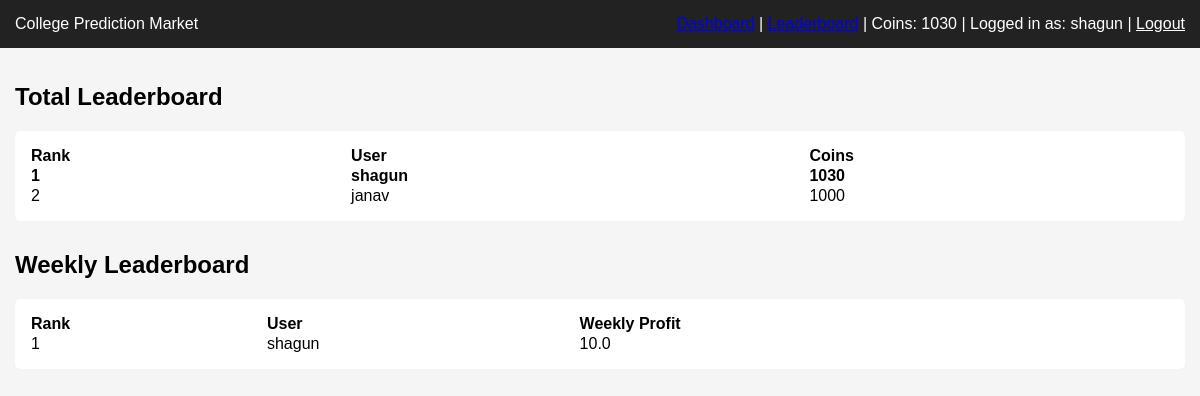
The app's page /leaderboard (signed in), older data.
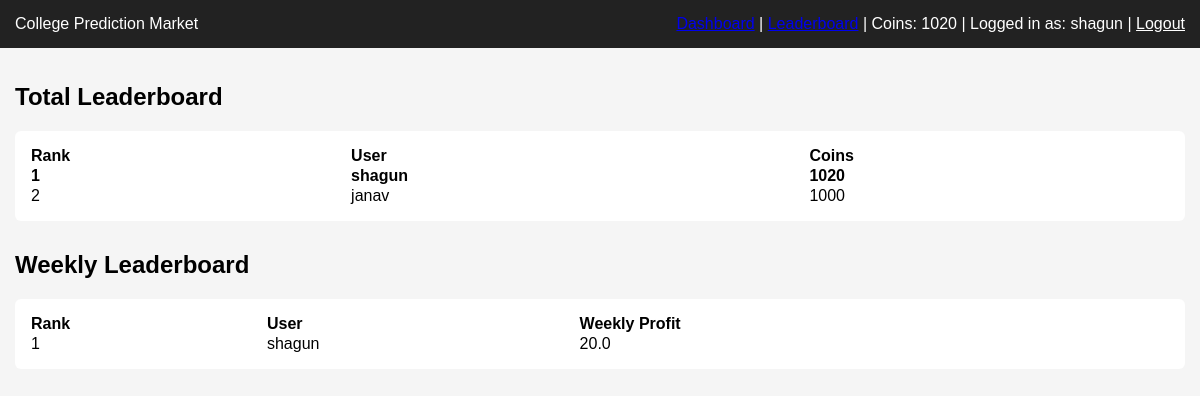
The same page, newer data.
### models.py (models this page shows)
class User(db.Model):
    __tablename__ = "users"
    id = db.Column(db.Integer, primary_key = True)
    username = db.Column(db.String(50), unique = True, nullable = False)
    password_hash = db.Column(db.String(50), nullable = False)
    coins = db.Column(db.Integer, default = 1000)
    created_at = db.Column(db.DateTime, default = datetime.utcnow)
    is_admin = db.Column(db.Boolean, default = False)

### routes/betting.py (the view)
@betting_bp.route('/leaderboard')
def leaderboard():
    if "user_id" not in session:
        return redirect(url_for('auth.login'))
    current_user = db.session.get(User, session['user_id'])
    total_users = User.query.order_by(User.coins.desc()).limit(7).all()
    week_start = datetime.utcnow() - timedelta(days=7)
    weekly_results = (
        db.session.query(
            User.username,
            db.func.sum(Bet.amount * Bet.odds_at_time).label("weekly_profit")
        )
        .join(Bet, Bet.user_id == User.id)
        .join(Event, Event.id == Bet.event_id)
        .filter(Event.status == 'resolved')
        .filter(Event.created_at >=week_start)
        .group_by(User.id)
        .order_by(db.desc("weekly_profit"))
        .limit(7)
        .all()
    )
    return render_template(
        "leaderboard.html",
        total_users=total_users,
        weekly_results=weekly_results,
        current_user=current_user
    )

### templates/leaderboard.html
{% extends "base.html" %}
{% block content %}
<h2>Total Leaderboard</h2>
<div class="event-card">
<table style="width:100%; border-collapse: collapse;">
<thead>
<tr>
    <th style="text-align:left;">Rank</th>
    <th style="text-align:left;">User</th>
    <th style="text-align:left;">Coins</th>
</tr>
</thead>
<tbody>
{% for user in total_users %}
<tr {% if user.id == current_user.id %}style="font-weight:bold;"{% endif %}>
    <td>{{ loop.index }}</td>
    <td>{{ user.username }}</td>
    <td>{{ user.coins }}</td>
</tr>
{% endfor %}
</tbody>
</table>
</div>
<h2 style="margin-top:30px;">Weekly Leaderboard</h2>
<div class="event-card">
<table style="width:100%; border-collapse: collapse;">
<thead>
<tr>
    <th style="text-align:left;">Rank</th>
    <th style="text-align:left;">User</th>
    <th style="text-align:left;">Weekly Profit</th>
</tr>
</thead>
<tbody>
{% for row in weekly_results %}
<tr>
    <td>{{ loop.index }}</td>
    <td>{{ row.username }}</td>
    <td>{{ row.weekly_profit | round(2) }}</td>
</tr>
{% endfor %}
</tbody>
</table>
</div>
{% endblock %}

### templates/base.html (shortened to what this page needs)
<!DOCTYPE html>
<html>
<head>
</head>
<body>
    <div class="navbar">
        <div style="display: flex; justify-content: space-between; align-items: center;">
            College Prediction Market
            {%if current_user%}
            <div>
                <a href="{{ url_for('betting.dashboard') }}">Dashboard</a> |
                <a href="{{ url_for('betting.leaderboard') }}">Leaderboard</a> |
                {%if current_user.is_admin%}
                <a href="{{url_for('admin.create_event')}}" style="color: white;">Create an Event</a> |
                {%else%}
                Coins: {{current_user.coins}} |
                {%endif%}
                Logged in as: {{current_user.username}} |
                <a href="{{url_for('auth.logout')}}" style="color: white;">Logout</a>
            </div>
            {%endif%}
        </div>
    </div>
    <div class="container">
        {% block content %}{% endblock %}
    </div>
</body>
</html>

Row changes from the older to the newer data that the page shows:
changed User "shagun": coins "1030" → "1020"; weekly_profit "10.0" → "20.0"
